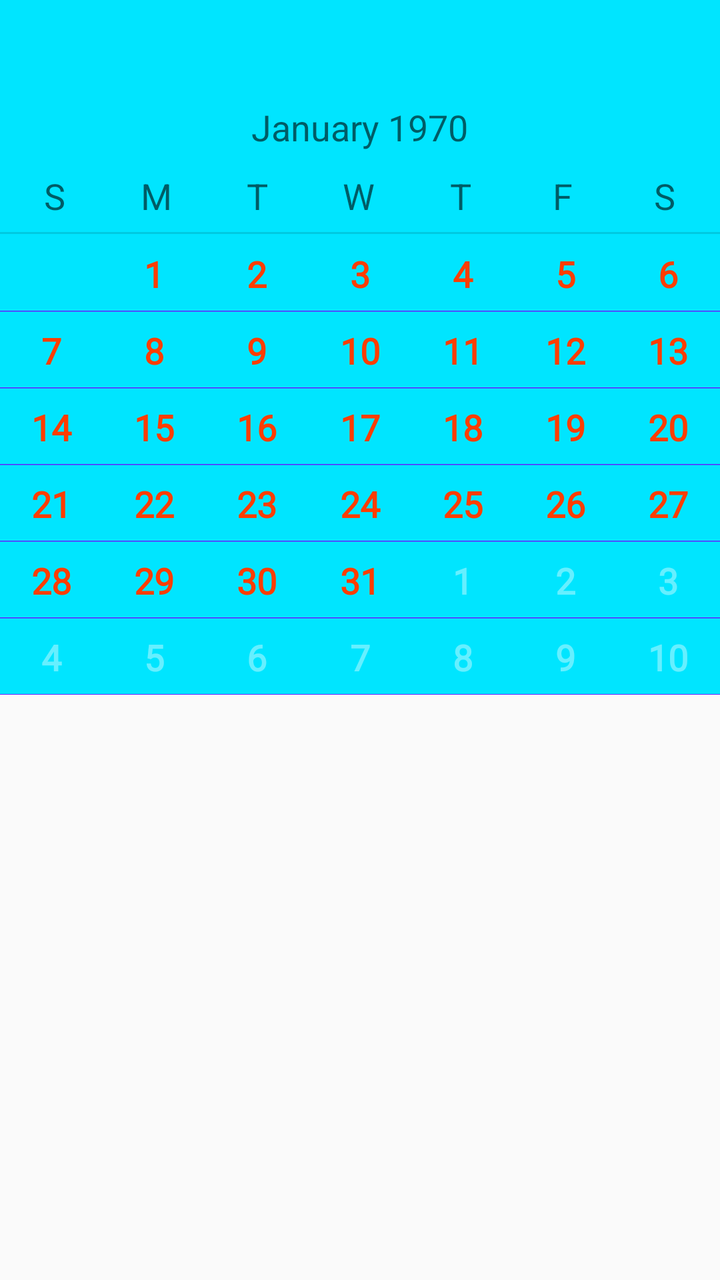
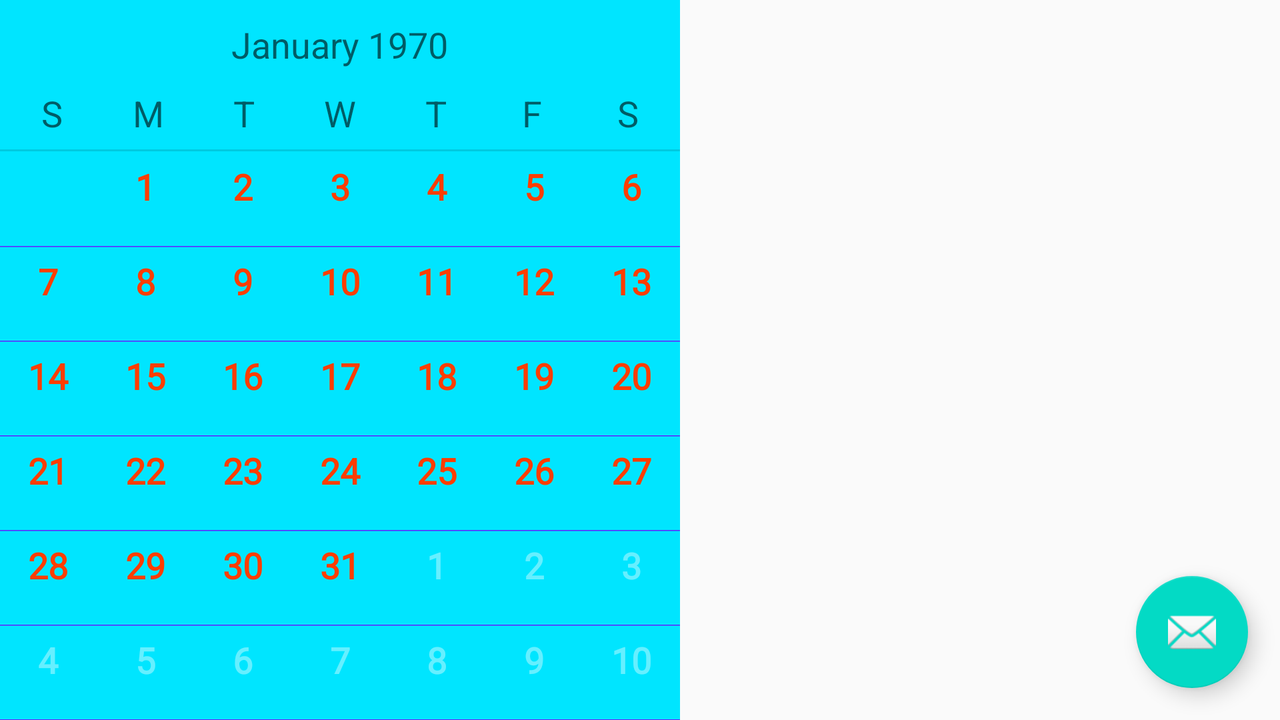

One screen, two layout resources from the same app: the default and the repository's alternative for another configuration. Each is rendered where Android would select it; the XML of both is given below.
<!-- AndroidManifest.xml: application theme AppTheme -->
<!-- res/layout/activity_main.xml -->
<?xml version="1.0" encoding="utf-8"?>
<RelativeLayout xmlns:android="http://schemas.android.com/apk/res/android"
    xmlns:tools="http://schemas.android.com/tools"
    android:layout_width="match_parent"
    android:layout_height="match_parent"
    tools:context=".MainActivity"
    android:id = "@+id/main_activity_container"
    >
    <TextView
            android:id="@+id/locTxt"
            android:layout_width="match_parent"
            android:layout_height="wrap_content"
            android:textStyle="bold"
            android:background="#00E5FF"
            android:padding="6dp"
            android:textAlignment="center"
            android:textAppearance=
            "@android:style/TextAppearance.DeviceDefault.Large"
            android:onClick="locClick"
            android:gravity="center_horizontal" />
   

    <CalendarView
        android:id="@+id/calendarView"
        style="@android:style/Widget.Holo.CalendarView"
        android:layout_width="match_parent"
        android:layout_height="306dp"
        android:background="#00E5FF"
        android:clickable="true"
        android:dateTextAppearance="@style/TextAppearance.AppCompat.Medium"
        android:focusedMonthDateColor="#FF3D00"
        android:onClick="calenderClick"
        android:selectedDateVerticalBar="@color/colorPrimary"
        android:showWeekNumber="false"
        android:visibility="visible"
        android:weekDayTextAppearance="@style/TextAppearance.AppCompat.Medium"
        android:weekSeparatorLineColor="#651FFF"
        android:layout_below="@id/locTxt" />
    <ScrollView
        android:layout_width="match_parent"
        android:layout_height="wrap_content"
        android:layout_below="@+id/calendarView">
        <TextView
            android:id="@+id/myTxt"
            android:layout_width="wrap_content"
            android:layout_height="wrap_content"
            android:textStyle="bold"
            android:layout_marginLeft="@dimen/alert_def_padding"
            android:textAppearance=
                "@android:style/TextAppearance.DeviceDefault.Medium"
        />
    </ScrollView>

</RelativeLayout>
<!-- resources referenced by this layout -->
<resources>
  <color name="colorPrimary">#6200EE</color>
  <dimen name="alert_def_padding">18dp</dimen>
  <style name="AppTheme" parent="Theme.AppCompat.Light.DarkActionBar">
          
          <item name="colorPrimary">@color/colorPrimary</item>
          <item name="colorPrimaryDark">@color/colorPrimaryDark</item>
          <item name="colorAccent">@color/colorAccent</item>
      </style>
  <color name="colorPrimaryDark">#3700B3</color>
  <color name="colorAccent">#03DAC5</color>
</resources>
<!-- res/layout-land/activity_main.xml (the repository's variant of the layout above) -->
<!-- drawn on the phone turned sideways -->
<?xml version="1.0" encoding="utf-8"?>
<androidx.constraintlayout.widget.ConstraintLayout xmlns:android="http://schemas.android.com/apk/res/android"
    xmlns:app="http://schemas.android.com/apk/res-auto"
    xmlns:tools="http://schemas.android.com/tools"
    android:layout_width="match_parent"
    android:layout_height="match_parent"
    tools:context=".MainActivity">

    <TextView
        android:id="@+id/locTxt"
        android:layout_width="300dp"
        android:layout_height="wrap_content"
        android:onClick="locClick"
        android:textAlignment="center"
        android:textAppearance="@android:style/TextAppearance.DeviceDefault.Large"
        android:textStyle="bold"
        android:textSize="25dp"
        app:layout_constraintBottom_toTopOf="@+id/scrtxt"
        app:layout_constraintEnd_toEndOf="parent"
        app:layout_constraintStart_toEndOf="@+id/calendarView"
        app:layout_constraintTop_toTopOf="parent"
        android:gravity="center_horizontal"
        android:layout_marginTop="20dp"/>
    <ScrollView
        android:id="@+id/scrtxt"
        android:layout_width="0dp"
        android:layout_height="wrap_content"
        app:layout_constraintBottom_toBottomOf="parent"
        app:layout_constraintEnd_toEndOf="parent"
        app:layout_constraintStart_toEndOf="@+id/calendarView"
        app:layout_constraintTop_toBottomOf="@+id/locTxt"
        android:paddingBottom="25dp"
        >
        <TextView
            android:id="@+id/myTxt"
            android:layout_width="match_parent"
            android:layout_height="wrap_content"
            android:textStyle="bold"
            android:textSize="20dp"
            android:paddingLeft="5dp"
            />
    </ScrollView>

    <CalendarView
        android:id="@+id/calendarView"
        style="@android:style/Widget.Holo.CalendarView"
        android:layout_width="0dp"
        android:layout_height="0dp"
        android:background="#00E5FF"
        android:clickable="true"
        android:dateTextAppearance="@style/TextAppearance.AppCompat.Medium"
        android:focusedMonthDateColor="#FF3D00"
        android:onClick="calenderClick"
        android:selectedDateVerticalBar="@color/colorPrimary"
        android:showWeekNumber="false"
        android:visibility="visible"
        android:weekDayTextAppearance="@style/TextAppearance.AppCompat.Medium"
        android:weekSeparatorLineColor="#651FFF"
        app:layout_constraintBottom_toBottomOf="parent"
        app:layout_constraintEnd_toStartOf="@+id/locTxt"
        app:layout_constraintStart_toStartOf="parent"
        app:layout_constraintTop_toTopOf="parent" />
    <com.google.android.material.floatingactionbutton.FloatingActionButton
        android:id="@+id/fab"
        android:layout_width="wrap_content"
        android:layout_height="wrap_content"
        android:layout_gravity="end|bottom"
        android:layout_alignParentBottom="true"
        android:layout_alignParentRight="true"
        android:src="@android:drawable/ic_dialog_email"
        android:contentDescription="feedback"
        android:layout_margin="16dp"
        app:layout_constraintBottom_toBottomOf="parent"
        app:layout_constraintRight_toRightOf="parent"/>
</androidx.constraintlayout.widget.ConstraintLayout>
<!-- resources referenced by the variant -->
<!-- as the phone turned sideways resolves them -->
<resources>
  <color name="colorPrimary">#6200EE</color>
  <style name="AppTheme" parent="Theme.AppCompat.Light.DarkActionBar">
          
          <item name="colorPrimary">@color/colorPrimary</item>
          <item name="colorPrimaryDark">@color/colorPrimaryDark</item>
          <item name="colorAccent">@color/colorAccent</item>
      </style>
  <color name="colorPrimaryDark">#3700B3</color>
  <color name="colorAccent">#03DAC5</color>
</resources>
